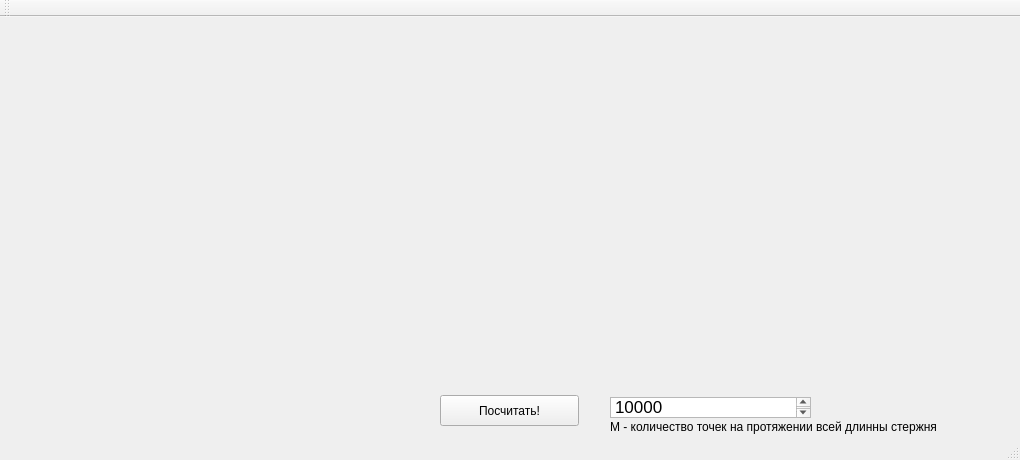
<?xml version="1.0" encoding="UTF-8"?>
<ui version="4.0">
 <class>MainWindow</class>
 <widget class="QMainWindow" name="MainWindow">
  <property name="geometry">
   <rect>
    <x>0</x>
    <y>0</y>
    <width>1020</width>
    <height>460</height>
   </rect>
  </property>
  <property name="windowTitle">
   <string>Physics and technical models of phenomenons. Lab1. Belov Mikhail NK-301.</string>
  </property>
  <widget class="QWidget" name="centralWidget">
   <widget class="QPushButton" name="pushButton">
    <property name="geometry">
     <rect>
      <x>440</x>
      <y>378</y>
      <width>139</width>
      <height>31</height>
     </rect>
    </property>
    <property name="text">
     <string>Посчитать!</string>
    </property>
   </widget>
   <widget class="QCustomPlot" name="widget" native="true">
    <property name="geometry">
     <rect>
      <x>0</x>
      <y>0</y>
      <width>1021</width>
      <height>371</height>
     </rect>
    </property>
   </widget>
   <widget class="QTextEdit" name="textEdit">
    <property name="geometry">
     <rect>
      <x>610</x>
      <y>380</y>
      <width>201</width>
      <height>21</height>
     </rect>
    </property>
    <property name="cursor" stdset="0">
     <cursorShape>IBeamCursor</cursorShape>
    </property>
    <property name="html">
     <string>&lt;!DOCTYPE HTML PUBLIC &quot;-//W3C//DTD HTML 4.0//EN&quot; &quot;http://www.w3.org/TR/REC-html40/strict.dtd&quot;&gt;
&lt;html&gt;&lt;head&gt;&lt;meta name=&quot;qrichtext&quot; content=&quot;1&quot; /&gt;&lt;style type=&quot;text/css&quot;&gt;
p, li { white-space: pre-wrap; }
&lt;/style&gt;&lt;/head&gt;&lt;body style=&quot; font-family:'.SF NS Text'; font-size:13pt; font-weight:400; font-style:normal;&quot;&gt;
&lt;p style=&quot; margin-top:0px; margin-bottom:0px; margin-left:0px; margin-right:0px; -qt-block-indent:0; text-indent:0px;&quot;&gt;10000&lt;/p&gt;&lt;/body&gt;&lt;/html&gt;</string>
    </property>
   </widget>
   <widget class="QLabel" name="label_2">
    <property name="geometry">
     <rect>
      <x>610</x>
      <y>400</y>
      <width>391</width>
      <height>20</height>
     </rect>
    </property>
    <property name="text">
     <string>M - количество точек на протяжении всей длинны стержня</string>
    </property>
   </widget>
  </widget>
  <widget class="QToolBar" name="mainToolBar">
   <attribute name="toolBarArea">
    <enum>TopToolBarArea</enum>
   </attribute>
   <attribute name="toolBarBreak">
    <bool>false</bool>
   </attribute>
  </widget>
  <widget class="QStatusBar" name="statusBar"/>
 </widget>
 <layoutdefault spacing="6" margin="11"/>
 <customwidgets>
  <customwidget>
   <class>QCustomPlot</class>
   <extends>QWidget</extends>
   <header>qcustomplot.h</header>
   <container>1</container>
  </customwidget>
 </customwidgets>
 <resources/>
 <connections>
  <connection>
   <sender>pushButton</sender>
   <signal>clicked()</signal>
   <receiver>textEdit</receiver>
   <slot>copy()</slot>
   <hints>
    <hint type="sourcelabel">
     <x>564</x>
     <y>430</y>
    </hint>
    <hint type="destinationlabel">
     <x>648</x>
     <y>425</y>
    </hint>
   </hints>
  </connection>
 </connections>
</ui>
